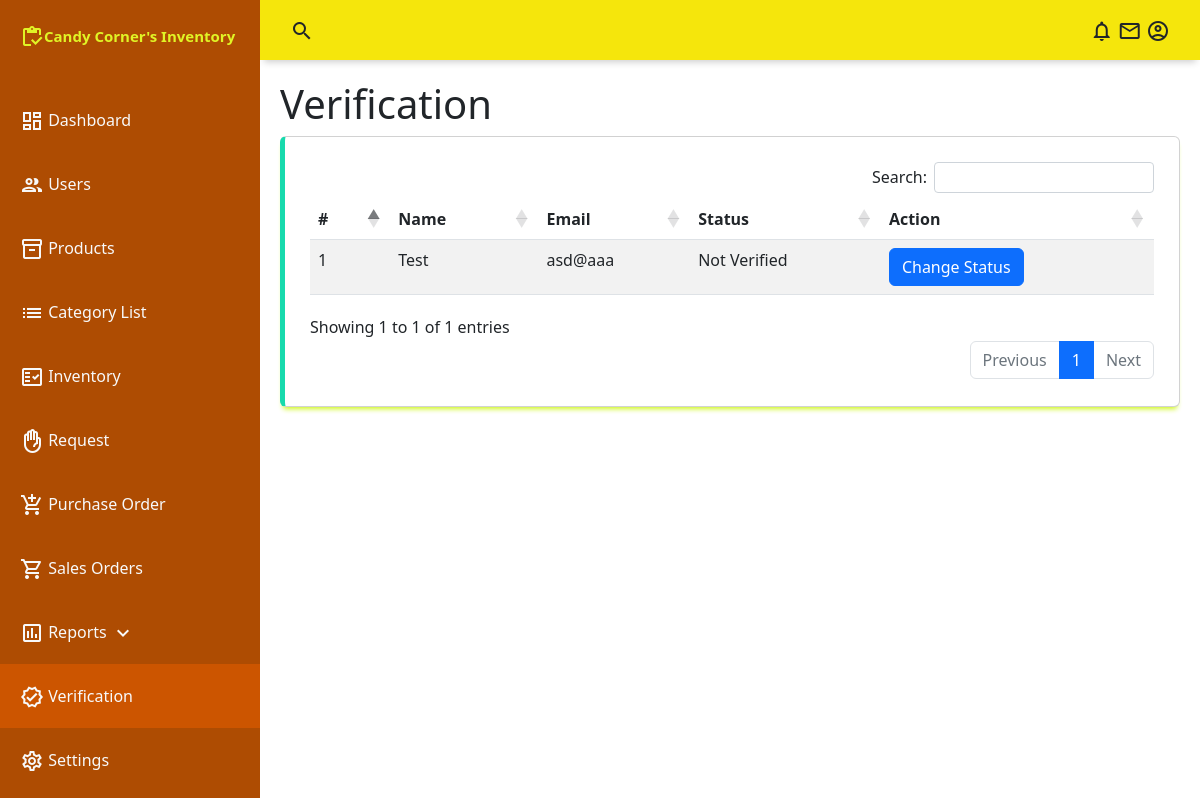
/admin/verification.php, run on the app's committed database.
### tables this page shows
CREATE TABLE `users` (
  `u_id` int(255) NOT NULL,
  `u_email` text NOT NULL,
  `u_password` text NOT NULL,
  `u_name` text NOT NULL,
  `u_type` int(255) NOT NULL DEFAULT 0,
  `u_status` int(255) NOT NULL DEFAULT 0
);

### conn/config.php (called while the page is built, shortened)
<?php
	class db_connect{
		public $host = db_host;
		public $user = db_user;
		public $pass = db_pass;
		public $name = db_name;
		public function connect(){
			$this->conn = new mysqli($this->host, $this->user, $this->pass, $this->name);
		}
	}
?>

### conn/class.php (called while the page is built, shortened)
<?php
	require_once'config.php';
	class db_class extends db_connect{
		public function selectUsers($status){
			$query=$this->conn->prepare("SELECT * FROM `users` WHERE u_type='0' AND u_status='$status'
			") or die($this->conn->error);
			if($query->execute()){
				$result = $query->get_result();
				return $result;
			}
		}
	}
?>

### admin/verification.php (the view, shortened to what this page needs)
<?php
include("../conn/class.php");
$db=new db_class();
include("include/navbar.php");
include("include/sidebar.php");
?>
    <main class="main-container" style="z-index:2">
        <div class="fluid-container">
            <h1 >Verification</h1>
            <div class="table-responsive card">
                <table id="example" class="table table-striped" style="width:100%">
                    <thead>
                        <tr>
                            <th >#</th>
                            <th >Name</th>
                            <th >Email</th>
                            <th >Status</th>
                            <th >Action</th>
                        </tr>
                    </thead>
                    <tbody>
                        <?php
                            $result= $db->selectUsers(0);
                            $i=1;
                            while($row=$result->fetch_array()){
                               $action='';
                                if($row['u_status']==0){
                                    $action ='<button class="btn togler btn-primary"
                                    data-bs-toggle="modal" data-bs-target="#modal"
                                    data-id="'.$row['u_id'].'"
                                    >Change Status</button>';
                                    $status='Not Verified';
                                }
                                echo
                                '<tr>
                                    <td>'.$i.'</td>
                                    <td>'.ucwords($row['u_name']).'</td>
                                    <td>'.lcfirst($row['u_email']).'</td>
                                    <td>'.ucwords($status).'</td>
                                    <td>'.$action.'</td>
                                </tr>';
                                $i++;
                            }
                        ?>
                    </tbody>
                </table>
            </div>
        </div>
    </main>
<?php include("include/js.php");?>

### admin/assets/css/style.css (style rules this page uses)
body { margin: 0; padding: 0; box-sizing: border-box; background-color: #f1f2f4; color: #666666; font-family: "Montserrat", sans-serif; }
.main-container { grid-area: main; overflow-y: auto; padding: 20px 20px; }
.card { display: flex; flex-direction: column; justify-content: space-around; padding: 25px; background-color: #ded2d2; box-sizing: border-box; border: 1px solid #d2d2d3; border-radius: 5px; box-shadow: 0 5px 5px -3px rgba(205, 247, 18, 0.973); }
.card:nth-child(2) { border-left: 5px solid rgb(24, 218, 173); }

### data on the page
users: u_name "Test", u_email "asd@aaa", u_status "Not Verified"
